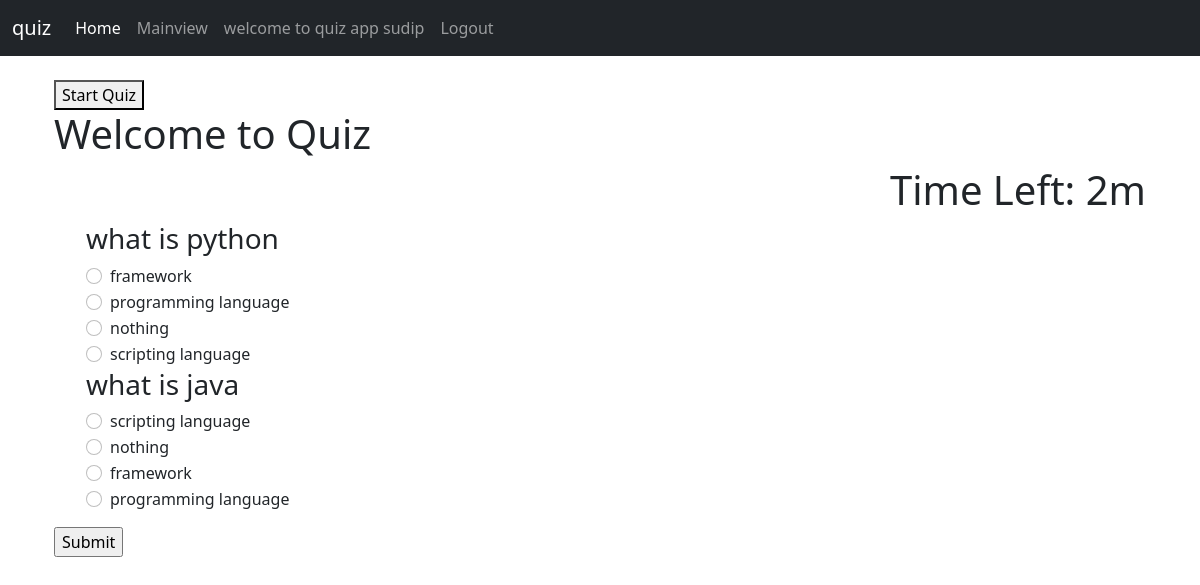
Screenshot of /Mainview/ (signed in) with the database file from the repository.
### quiz/models.py (models this page shows, shortened)
class BaseModel(models.Model):
    uid = models.UUIDField(primary_key=True, default=uuid.uuid4, editable=False)
    created_at = models.DateTimeField(auto_now_add=True)
    updated_at = models.DateTimeField(auto_now=True)
    class Meta:
        abstract = True

class Question(BaseModel):
    category = models.ForeignKey(
        Category, on_delete=models.CASCADE, related_name="category"
    )
    question = models.CharField(max_length=200)
    marks = models.IntegerField(default=1)

class Answer(BaseModel):
    question = models.ForeignKey(
        Question, on_delete=models.CASCADE, related_name="question_answer"
    )
    answer = models.CharField(max_length=200)
    is_correct = models.BooleanField(default=False)

### quiz/views.py (the view, shortened to what this page needs)
# urls.py: path('Mainview/', Mainview.as_view(), name="Mainview"),
class Mainview(View):
    def get(self, request):
        questions = list(Question.objects.all())
        random.shuffle(questions)
        for question in questions:
            answers = list(question.question_answer.all())
            random.shuffle(answers)
            question.shuffled_answers = answers
        context = {
            'questions': questions
        }
        return render(request, 'main.html', context)

### quiz/templates/main.html (shortened to what this page needs)
{% extends 'base.html' %}
 {% block content %}
  </head>
  <body>
    <div class="container">
    <button id="start-button" onclick="startQuiz()">Start Quiz</button>
    <h1>Welcome to  Quiz</h1>
    <div align="right" id="displaytimer">    <h1 id="timer">Time Left: 2m</h1>
    </div>
      <form id="quiz-form" method="POST" action="{% url 'Mainview' %}">
        {% csrf_token %} {% if questions %}
        <ol>
          {% for question in questions %}
          <div class="form-group">
            <h3>{{ question.question }}</h3>
            {% for answer in question.shuffled_answers %}
              <div class="form-check">
                <input class="form-check-input" type="radio" name="question_{{ question.uid }}" id="answer_{{ answer.uid }}" value="{{ answer.uid }}">
                <label class="form-check-label" for="answer_{{ answer.uid }}">{{ answer.answer }}</label>
              </div>
          {% endfor %} {% endfor %}
          </div>
        </ol>
        <input type="submit" value="Submit" />
        {% else %}
        <p>No quiz questions available.</p>
        {% endif %}
      </form>
    </div>
 {% endblock %}

### quiz/templates/navbar.html (shortened to what this page needs)
<nav class="navbar navbar-expand-lg navbar-dark bg-dark">
  <div class="container-fluid">
    <a class="navbar-brand" href="{% url 'home' %}">quiz</a>
    <div class="collapse navbar-collapse" id="navbarSupportedContent">
      <ul class="navbar-nav me-auto mb-2 mb-lg-0">
        <li class="nav-item">
          <a class="nav-link active" aria-current="page" href="{% url 'home' %}"
            >Home</a
          >
        </li>
        {% if user.is_authenticated %}
        <li class="nav-item">
          <a class="nav-link" href="{% url 'Mainview' %}"> Mainview</a>
        </li>
        <li class="nav-link">welcome to quiz app {{request.user}}</li>
        <li class="nav-item">
          <a class="nav-link" href="{% url 'UserLogout' %}">Logout</a>
        </li>
        {% endif %}
      </ul>
    </div>
  </div>
</nav>

### rows the page displays
Question: question "what is python"
Answer: answer "framework"
Answer: answer "programming language"
Answer: answer "nothing"
Answer: answer "scripting language"
Question: question "what is java"
Answer: answer "scripting language"
Answer: answer "nothing"
Answer: answer "framework"
Answer: answer "programming language"

### other values shown
{{ request.user }} "sudip"
